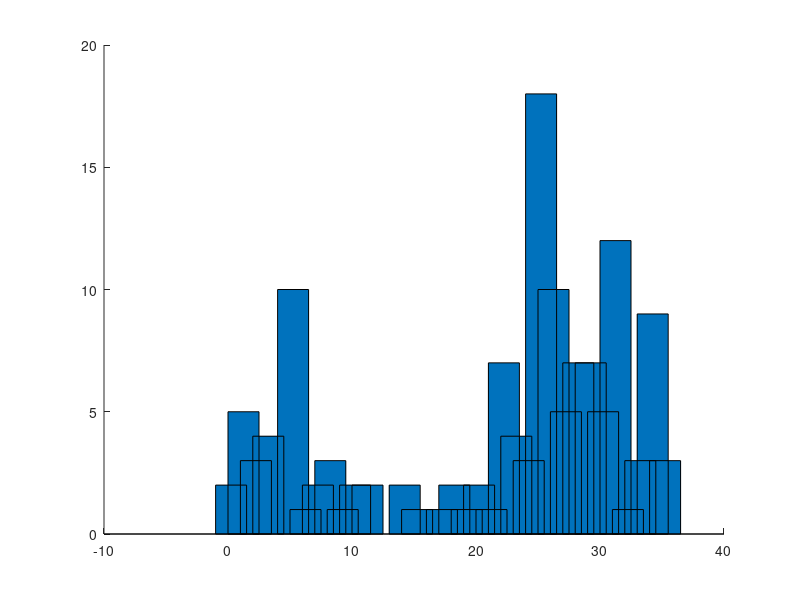

Write MATLAB code to recreate this figure. (Note: this script raises an error after producing the figure.)
% Make some play data:
x = [
       2 , 1;
 5 , 7;
 3 , 3;
 4 , 4;
 0 , 4;
 10 , 10;
 1 , 1;
 2 , 2;
 3 , 3;
 1 , 1;
 2 , 1;
 2 , 2;
 0 , 1;
 0 , 4;
 2 , 2;
 1 , 1;
 0 , 1;
 1 , 1;
 2 , 2;
 1 , 3;
 2 , 2;
 1 , 2;
 7 , 8;
 4 , 5;
 3 , 3;
 18 , 18;
 10 , 7;
 5 , 1;
 7 , 7;
 7 , 6;
 5 , 6;
 12 , 4;
 1 , 10;
 3 , 4;
 9 , 10;
 3 , 3;
    ]
str=['0';'1';'2';'3';'8';':';'A';'B';'C';'D';'E';'F';'H';'I';'K';'N';'O';'P';'R';'S';'T';'Y';'a';'c';'d';'e';'i';'l';'m';'n';'o';'p';'r';'s';'t';'u';]


bar(x,2,'group'), xlabel('Character'),ylabel('Frequency'),title('Sample Form 2'),grid on,axis equal
set(gca, 'XTickLabel',str, 'XTick',1:numel(str))
legend('Input Frequency','Output Frequency', 'Location','NorthWest', 'Color','r')